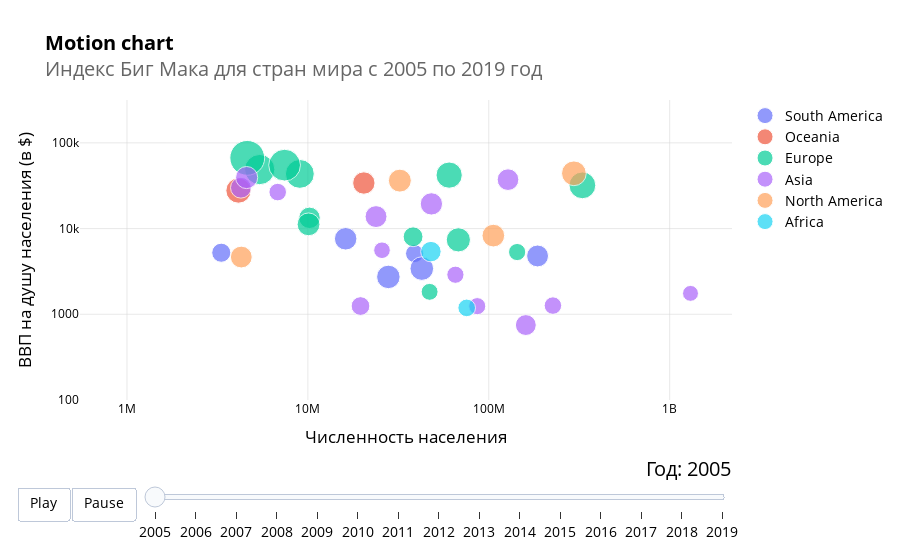

This figure's notebook cell:
### Code cell
fig_dict = {
    "data": [],
    "layout": {},
    "frames": []
}

fig_dict["layout"]["xaxis"] = {"title": "Численность населения", "type": "log"}
fig_dict["layout"]["yaxis"] = {"title": "ВВП на душу населения (в $)", "type": "log", "range":[2, 5.5]}
fig_dict["layout"]["hovermode"] = "closest"
fig_dict["layout"]["updatemenus"] = [
    {
        "buttons": [
            {
                "args": [None, {"frame": {"duration": 500, "redraw": False},
                                "fromcurrent": True, "transition": {"duration": 300,
                                                                    "easing": "quadratic-in-out"}}],
                "label": "Play",
                "method": "animate"
            },
            {
                "args": [[None], {"frame": {"duration": 0, "redraw": False},
                                  "mode": "immediate",
                                  "transition": {"duration": 0}}],
                "label": "Pause",
                "method": "animate"
            }
        ],
        "direction": "left",
        "pad": {"r": 10, "t": 87},
        "showactive": False,
        "type": "buttons",
        "x": 0.1,
        "xanchor": "right",
        "y": 0,
        "yanchor": "top"
    }
]

sliders_dict = {
    "active": 0,
    "yanchor": "top",
    "xanchor": "left",
    "currentvalue": {
        "font": {"size": 20},
        "prefix": "Год: ",
        "visible": True,
        "xanchor": "right"
    },
    "transition": {"duration": 300, "easing": "cubic-in-out"},
    "pad": {"b": 10, "t": 50},
    "len": 0.9,
    "x": 0.1,
    "y": 0,
    "steps": []
}

continents_list_from_df = list(bigmac_df['continent'].unique())
year = 2005
for continent in continents_list_from_df:
    dataset_by_year = bigmac_df[bigmac_df["date"] == year]
    dataset_by_year_and_cont = dataset_by_year[dataset_by_year["continent"] == continent]
    
    data_dict = {
        "x": dataset_by_year_and_cont["population"],
        "y": dataset_by_year_and_cont["gdp_per_capita"],
        "mode": "markers",
        "text": dataset_by_year_and_cont["name"],
        "marker": {
            "sizemode": "area",
            "sizeref": 200000,
            "size":  np.array(dataset_by_year_and_cont["dollar_price"]) * 20000000
        },
        "name": continent,
        "customdata": np.array(dataset_by_year_and_cont["dollar_price"]).round(1),
        "hovertemplate": '<b>%{text}</b>' + '<br>' +
                         'ВВП на душу населения: %{y}$' + '<br>' +
                         'Численность населения: %{x}' + '<br>' +
                         'Стоимость Биг Мака: %{customdata}$' +
                         '<extra></extra>'
    }
    fig_dict["data"].append(data_dict)

for year in years:
    frame = {"data": [], "name": str(year)}
    for continent in continents_list_from_df:
        dataset_by_year = bigmac_df[bigmac_df["date"] == int(year)]
        dataset_by_year_and_cont = dataset_by_year[dataset_by_year["continent"] == continent]

        data_dict = {
            "x": list(dataset_by_year_and_cont["population"]),
            "y": list(dataset_by_year_and_cont["gdp_per_capita"]),
            "mode": "markers",
            "text": list(dataset_by_year_and_cont["name"]),
            "marker": {
                "sizemode": "area",
                "sizeref": 200000,
                "size": np.array(dataset_by_year_and_cont["dollar_price"]) * 20000000
            },
            "name": continent,
            "customdata": np.array(dataset_by_year_and_cont["dollar_price"]).round(1),
            "hovertemplate": '<b>%{text}</b>' + '<br>' +
                             'ВВП на душу населения: %{y}' + '<br>' +
                             'Численность населения: %{x}' + '<br>' +
                             'Стоимость Биг Мака: %{customdata}$' +
                             '<extra></extra>'
        }
        frame["data"].append(data_dict)

    fig_dict["frames"].append(frame)
    slider_step = {"args": [
        [year],
        {"frame": {"duration": 300, "redraw": False},
         "mode": "immediate",
         "transition": {"duration": 300}}
    ],
        "label": year,
        "method": "animate"}
    sliders_dict["steps"].append(slider_step)

    
fig_dict["layout"]["sliders"] = [sliders_dict]

fig = go.Figure(fig_dict)

fig.update_layout(
    title ={'text':'<b>Motion chart</b><br><span style="color:#666666">Индекс Биг Мака для стран мира с 2005 по 2019 год </span>'},
    font={
        'family':'Open Sans, light',
        'color':'black',
        'size':14
    },
    plot_bgcolor='rgba(0,0,0,0)'
)
fig.update_yaxes(nticks=4)
fig.update_xaxes(tickfont=dict(family='Open Sans, light', color='black', size=12), nticks=4, gridcolor='lightgray', gridwidth=0.5)
fig.update_yaxes(tickfont=dict(family='Open Sans, light', color='black', size=12), nticks=4, gridcolor='lightgray', gridwidth=0.5)

fig.show()

### Figure 1 — Plotly figure (JSON) as saved in the notebook; plotly's stock layout.template omitted (floating-point values rounded to 4 significant figures)
{"data": [{"customdata": [1.6, 2.4, 2.5, 2.8, 2.8, 1.8], "hovertemplate": "<b>%{text}</b><br>ВВП на душу населения: %{y}$<br>Численность населения: %{x}<br>Стоимость Биг Мака: %{customdata}$<extra></extra>", "marker": {"size": [32790000.0, 47870000.0, 50640000.0, 55850000.0, 55240000.0, 36480000.0], "sizemode": "area", "sizeref": 200000}, "mode": "markers", "name": "South America", "text": ["Argentina", "Brazil", "Chile", "Colombia", "Peru", "Uruguay"], "type": "scatter", "x": [38892931, 186127103, 16182721, 42647723, 27866145, 3321803], "y": [5110.0, 4790.0, 7599.0, 3414.0, 2729.0, 5227.0]}, {"customdata": [2.5, 3.2], "hovertemplate": "<b>%{text}</b><br>ВВП на душу населения: %{y}$<br>Численность населения: %{x}<br>Стоимость Биг Мака: %{customdata}$<extra></extra>", "marker": {"size": [49940000.0, 63470000.0], "sizemode": "area", "sizeref": 200000}, "mode": "markers", "name": "Oceania", "text": ["Australia", "New Zealand"], "type": "scatter", "x": [20394800, 4133900], "y": [34000.0, 27750.0]}, {"customdata": [0, 0, 0, 3.4, 0, 2.3, 4.6, 0, 3.6, 0, 0, 0, 0, 2.6, 0, 0, 0, 0, 0, 0, 6.1, 2, 0, 0, 1.5, 0, 0, 0, 4.2, 5.1, 2.9, 1.4], "hovertemplate": "<b>%{text}</b><br>ВВП на душу населения: %{y}$<br>Численность населения: %{x}<br>Стоимость Биг Мака: %{customdata}$<extra></extra>", "marker": {"size": [0, 0, 0, 68810000.0, 0, 45980000.0, 91510000.0, 0, 71660000.0, 0, 0, 0, 0, 52050000.0, 0, 0, 0, 0, 0, 0, 121300000.0, 39280000.0, 0, 0, 29570000.0, 0, 0, 0, 83330000.0, 101000000.0, 58440000.0, 28660000.0], "sizemode": "area", "sizeref": 200000}, "mode": "markers", "name": "Europe", "text": ["Austria", "Azerbaijan", "Belgium", "Britain", "Croatia", "Czech Republic", "Denmark", "Estonia", "Euro area", "Finland", "France", "Germany", "Greece", "Hungary", "Ireland", "Italy", "Latvia", "Lithuania", "Moldova", "Netherlands", "Norway", "Poland", "Portugal", "Romania", "Russia", "Slovakia", "Slovenia", "Spain", "Sweden", "Switzerland", "Turkey", "Ukraine"], "type": "scatter", "x": [8227829, 8391850, 10478617, 60401206, 4310145, 10211216, 5419432, 1354775, 329380417, 5246096, 63179351, 82469422, 10987314, 10087065, 4159914, 57969484, 2238799, 3322528, 2888111, 16319868, 4623291, 38165445, 10503330, 21319685, 143518814, 5372807, 2000474, 43653155, 9029572, 7437115, 67903469, 47105171], "y": [38400.0, 1578.0, 36800.0, 42030.0, 10530.0, 13350.0, 48800.0, 10410.0, 31940.0, 39040.0, 34760.0, 34510.0, 22550.0, 11200.0, 50880.0, 32040.0, 7553.0, 7863.0, 1035.0, 41980.0, 66810.0, 8021.0, 18770.0, 4618.0, 5323.0, 11690.0, 18100.0, 26420.0, 43440.0, 54950.0, 7384.0, 1827.0]}, {"customdata": [0, 1.3, 1.5, 0, 1.5, 0, 2.3, 0, 0, 0, 1.4, 0, 2.2, 1.5, 0, 2.4, 2.2, 2.5, 1.8, 1.5, 2.5, 0], "hovertemplate": "<b>%{text}</b><br>ВВП на душу населения: %{y}$<br>Численность населения: %{x}<br>Стоимость Биг Мака: %{customdata}$<extra></extra>", "marker": {"size": [0, 25370000.0, 30850000.0, 0, 30590000.0, 0, 46850000.0, 0, 0, 0, 27630000.0, 0, 43610000.0, 29330000.0, 0, 48000000.0, 43360000.0, 49730000.0, 35020000.0, 29610000.0, 49010000.0, 0], "sizemode": "area", "sizeref": 200000}, "mode": "markers", "name": "Asia", "text": ["Bahrain", "China", "Hong Kong", "India", "Indonesia", "Israel", "Japan", "Jordan", "Kuwait", "Lebanon", "Malaysia", "Oman", "Pakistan", "Philippines", "Qatar", "Saudi Arabia", "Singapore", "South Korea", "Sri Lanka", "Thailand", "UAE", "Vietnam"], "type": "scatter", "x": [889164, 1303720000, 6813200, 1147609927, 226289470, 6930100, 127773000, 5765635, 2270198, 4698763, 25690611, 2511251, 160304008, 86326250, 865416, 23816183, 4265762, 48184561, 19544988, 65416189, 4588225, 83832661], "y": [17960.0, 1753.0, 26650.0, 714.9, 1263.0, 20570.0, 37220.0, 2214.0, 35590.0, 4575.0, 5587.0, 12380.0, 748.9, 1244.0, 51460.0, 13790.0, 29960.0, 19400.0, 1249.0, 2894.0, 39370.0, 687.5]}, {"customdata": [2.6, 2.4, 0, 0, 2.6, 0, 3.1], "hovertemplate": "<b>%{text}</b><br>ВВП на душу населения: %{y}$<br>Численность населения: %{x}<br>Стоимость Биг Мака: %{customdata}$<extra></extra>", "marker": {"size": [52510000.0, 47550000.0, 0, 0, 51530000.0, 0, 61200000], "sizemode": "area", "sizeref": 200000}, "mode": "markers", "name": "North America", "text": ["Canada", "Costa Rica", "Guatemala", "Honduras", "Mexico", "Nicaragua", "United States"], "type": "scatter", "x": [32243753, 4285502, 12948292, 7458985, 106005203, 5438690, 295516599], "y": [36270.0, 4655.0, 2102.0, 1297.0, 8278.0, 1162.0, 44110.0]}, {"customdata": [1.6, 2.1], "hovertemplate": "<b>%{text}</b><br>ВВП на душу населения: %{y}$<br>Численность населения: %{x}<br>Стоимость Биг Мака: %{customdata}$<extra></extra>", "marker": {"size": [31030000.0, 41970000.0], "sizemode": "area", "sizeref": 200000}, "mode": "markers", "name": "Africa", "text": ["Egypt", "South Africa"], "type": "scatter", "x": [75523569, 47880601], "y": [1188.0, 5384.0]}], "layout": {"font": {"color": "black", "family": "Open Sans, light", "size": 14}, "hovermode": "closest", "plot_bgcolor": "rgba(0,0,0,0)", "sliders": [{"active": 0, "currentvalue": {"font": {"size": 20}, "prefix": "Год: ", "visible": true, "xanchor": "right"}, "len": 0.9, "pad": {"b": 10, "t": 50}, "steps": [{"args": [["2005"], {"frame": {"duration": 300, "redraw": false}, "mode": "immediate", "transition": {"duration": 300}}], "label": "2005", "method": "animate"}, {"args": [["2006"], {"frame": {"duration": 300, "redraw": false}, "mode": "immediate", "transition": {"duration": 300}}], "label": "2006", "method": "animate"}, {"args": [["2007"], {"frame": {"duration": 300, "redraw": false}, "mode": "immediate", "transition": {"duration": 300}}], "label": "2007", "method": "animate"}, {"args": [["2008"], {"frame": {"duration": 300, "redraw": false}, "mode": "immediate", "transition": {"duration": 300}}], "label": "2008", "method": "animate"}, {"args": [["2009"], {"frame": {"duration": 300, "redraw": false}, "mode": "immediate", "transition": {"duration": 300}}], "label": "2009", "method": "animate"}, {"args": [["2010"], {"frame": {"duration": 300, "redraw": false}, "mode": "immediate", "transition": {"duration": 300}}], "label": "2010", "method": "animate"}, {"args": [["2011"], {"frame": {"duration": 300, "redraw": false}, "mode": "immediate", "transition": {"duration": 300}}], "label": "2011", "method": "animate"}, {"args": [["2012"], {"frame": {"duration": 300, "redraw": false}, "mode": "immediate", "transition": {"duration": 300}}], "label": "2012", "method": "animate"}, {"args": [["2013"], {"frame": {"duration": 300, "redraw": false}, "mode": "immediate", "transition": {"duration": 300}}], "label": "2013", "method": "animate"}, {"args": [["2014"], {"frame": {"duration": 300, "redraw": false}, "mode": "immediate", "transition": {"duration": 300}}], "label": "2014", "method": "animate"}, {"args": [["2015"], {"frame": {"duration": 300, "redraw": false}, "mode": "immediate", "transition": {"duration": 300}}], "label": "2015", "method": "animate"}, {"args": [["2016"], {"frame": {"duration": 300, "redraw": false}, "mode": "immediate", "transition": {"duration": 300}}], "label": "2016", "method": "animate"}, {"args": [["2017"], {"frame": {"duration": 300, "redraw": false}, "mode": "immediate", "transition": {"duration": 300}}], "label": "2017", "method": "animate"}, {"args": [["2018"], {"frame": {"duration": 300, "redraw": false}, "mode": "immediate", "transition": {"duration": 300}}], "label": "2018", "method": "animate"}, {"args": [["2019"], {"frame": {"duration": 300, "redraw": false}, "mode": "immediate", "transition": {"duration": 300}}], "label": "2019", "method": "animate"}], "transition": {"duration": 300, "easing": "cubic-in-out"}, "x": 0.1, "xanchor": "left", "y": 0, "yanchor": "top"}], "title": {"text": "<b>Motion chart</b><br><span style=\"color:#666666\">Индекс Биг Мака для стран мира с 2005 по 2019 год </span>"}, "updatemenus": [{"buttons": [{"args": [null, {"frame": {"duration": 500, "redraw": false}, "fromcurrent": true, "transition": {"duration": 300, "easing": "quadratic-in-out"}}], "label": "Play", "method": "animate"}, {"args": [[null], {"frame": {"duration": 0, "redraw": false}, "mode": "immediate", "transition": {"duration": 0}}], "label": "Pause", "method": "animate"}], "direction": "left", "pad": {"r": 10, "t": 87}, "showactive": false, "type": "buttons", "x": 0.1, "xanchor": "right", "y": 0, "yanchor": "top"}], "xaxis": {"gridcolor": "lightgray", "gridwidth": 0.5, "nticks": 4, "tickfont": {"color": "black", "family": "Open Sans, light", "size": 12}, "title": {"text": "Численность населения"}, "type": "log"}, "yaxis": {"gridcolor": "lightgray", "gridwidth": 0.5, "nticks": 4, "range": [2, 5.5], "tickfont": {"color": "black", "family": "Open Sans, light", "size": 12}, "title": {"text": "ВВП на душу населения (в $)"}, "type": "log"}}}
